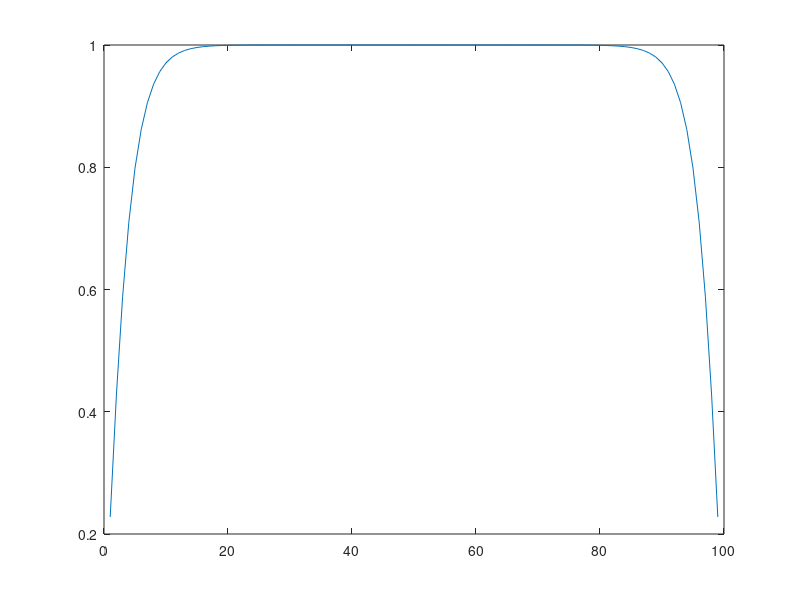

MATLAB code to generate this figure:
%using finite difference(FD) discretization and Newton's method for solving nonlinear equations.
%sets the number of discretization points N and the domain length L.
N = 100;
L=40;
h=1/N;%step size

%scales the second derivative matrix by (hL)^2 to account for the domain size.
D2=-2*diag(ones(N-1,1))+diag(ones(N-2,1),-1)+diag(ones(N-2,1),1);
D2=-D2/((h*L)^2);
u =ones(N-1,1);%initializes the solution vector u
change = 1; it = 0;% initializes the change (used for convergence) to 1 and the iteration counter it to 0.

%executes the Newton-Raphson iteration 
while change > 1e-15                  
 J=D2+2*diag(u)-diag(ones(N-1,1));%calculate jacobi matrix
 M=u;
 for i=1: N-1
       M(i)=u(i)*u(i);
end
 F=D2*u+M-u;%calculates the residual vector F of the nonlinear equation system.
 deltau=-J\F;%solves the linear system to update the solution.
 unew=u+deltau; %obtain unew
 change = norm(unew-u,inf);
 u = unew; it = it+1;%increments the iteration counter.
end
plot(u)

  